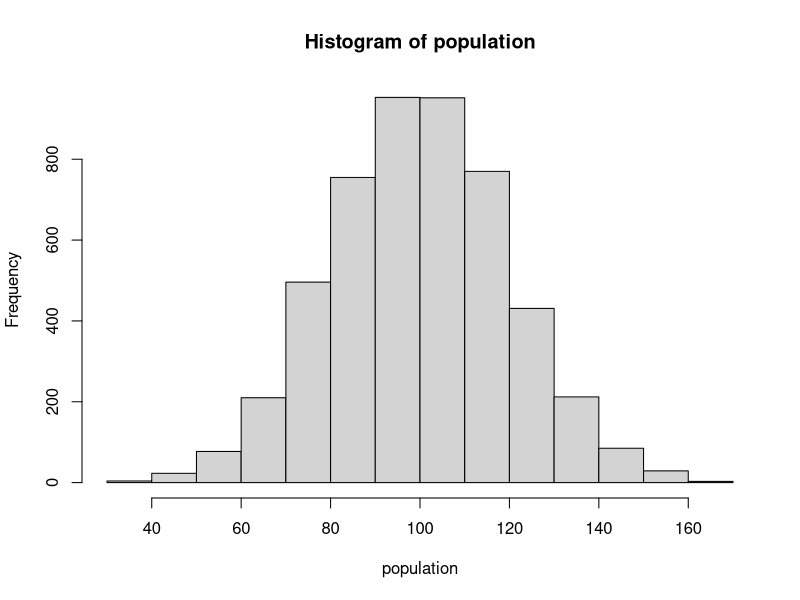

This chart was generated by the following R code: (Note: this script raises an error after producing the figure.)
## ---- chunk 1
N <- 5000 # default size of the population
MU <- 100 # default mean of the population

population <- rnorm(N, mean=MU, sd=MU/5)

percentile <- function(p, x) {
  return(quantile(x, probs = p / 100, na.rm = TRUE))
}
## ---- chunk 2
gini <- function(y) {
  y <- sort(y)
  n <- length(y)
  numer <- sum((2 * (1:n) - n - 1) * y)
  denom <- n * sum(y)
  gini_coeff <- numer / denom
  return(gini_coeff)
}
## ---- chunk 3
hist(population)
## ---- chunk 4
random_split <- function(a, b) {
  pot <- a + b
  share <- runif(1, min = 0, max = pot)
  return(c(max(0, share), max(0, pot - share)))  # Ensure values are non-negative
}

random_split(100, 100)

## ---- chunk 5
anyone <- function(N) { 
  return(sample(0:(N-1),2)) 
  }

anyone(8)
## ---- chunk 6
step <- function(population, transaction = random_split, interaction = anyone) {
  indices <- interaction(length(population))
  i <- indices[1]
  j <- indices[2]
  new_values <- transaction(population[i], population[j])
  population[i] <- new_values[1]
  population[j] <- new_values[2]
  return(population)
}

simulate <- function(population, T, step_function = step, transaction = random_split, interaction = anyone) {
  snapshots <- list()
  snapshots[[1]] <- population
  for(t in 1:T) {
    population <- step_function(population, transaction, interaction)
    snapshots[[t + 1]] <- population
  }
  return(snapshots)
}

## ---- chunk 7
library(ggplot2)
library(gridExtra)

# The main function that simulates and shows results
show <- function(population, k = 40, percentiles = c(1, 10, 50, 90, 99), ...) {
  N <- length(population)
  start <- population
  results <- lapply(seq(0, k * N, N / 10), function(t) {
    pop <- simulate(population, T = k * N, ...)
    list(t = t, pop = sort(pop))
  })

  # Print the statistics
  cat(sprintf("   t    Gini stdev %s\n", paste(sprintf("%3d%%", percentiles), collapse = " ")))
  cat("------- ---- -----", paste(rep(" ----", length(percentiles)), collapse = ""), "\n")
  for (res in results) {
    if (res$t %% (k * N / 10) == 0) {
      pct_values <- sapply(percentiles, function(pct) percentile(pct, res$pop)) # Explicitly pass percentiles
      cat(sprintf("%7d %.2f %5.1f", res$t, gini(res$pop), sd(res$pop)), 
          paste(sprintf("%4.0f", pct_values), collapse = " "), "\n")
    }
  }

  # Percentile plot
  plt_list <- list()
  for (pct in percentiles) {
    line <- sapply(results, function(res) percentile(pct, res$pop))
    plt_list[[length(plt_list) + 1]] <- ggplot(data.frame(Time = seq(0, k * N, N / 10), Value = line), aes(x = Value, y = Time)) + 
      geom_line() +
      ggtitle(sprintf("%d Percentile Plot", pct)) +
      xlab("Wealth") + ylab("Time") +
      theme_minimal()
  }
  grid.arrange(grobs = plt_list, ncol = length(percentiles))

  # Histograms
  R <- range(c(start, population))
  start_hist <- hist_plot(start, "Start", R)
  end_hist <- hist_plot(population, "End", R)
  grid.arrange(start_hist, end_hist, ncol = 2)

  # Ordered Curves
  plot_order <- data.frame(Order = 1:length(population), Start = sort(start), End = sort(population))
  ggplot(plot_order) + 
    geom_line(aes(x = Start, y = Order, color = "Start")) + 
    geom_line(aes(x = End, y = Order, color = "End")) +
    xlab("Wealth") + ylab("Order") +
    theme_minimal()
}

show(population)
